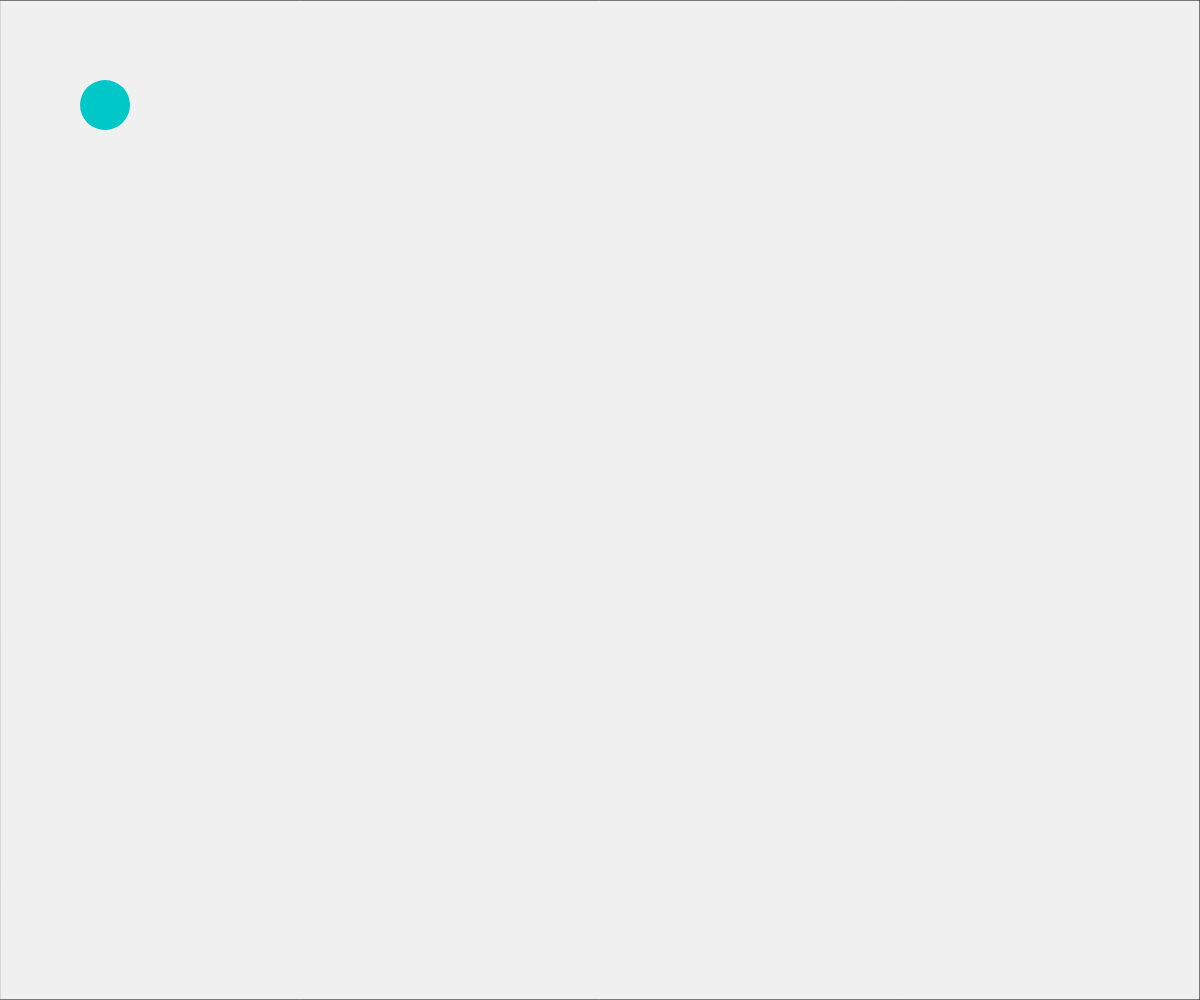
Frame 1 (no input)
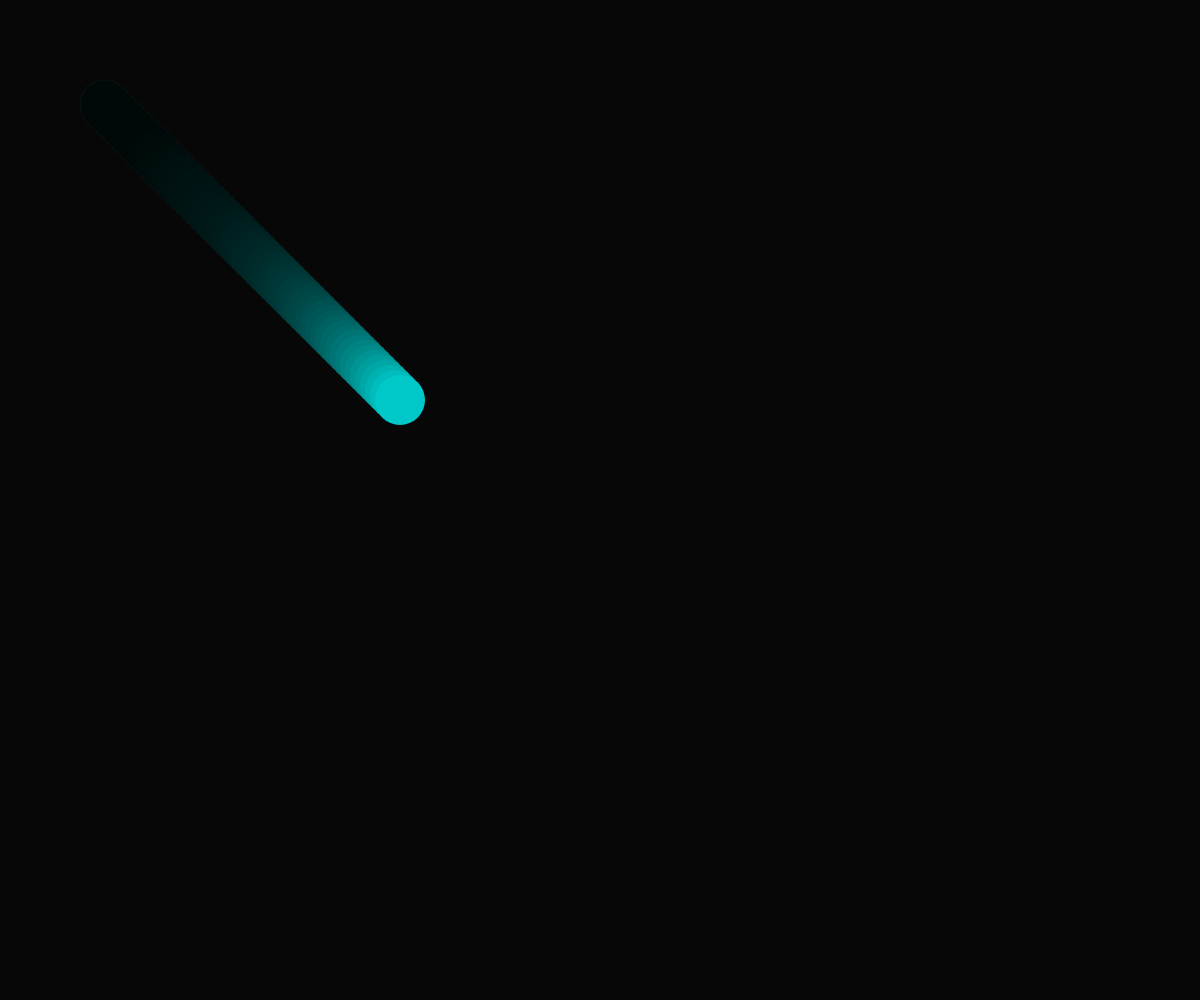
Frame 60 (no input)
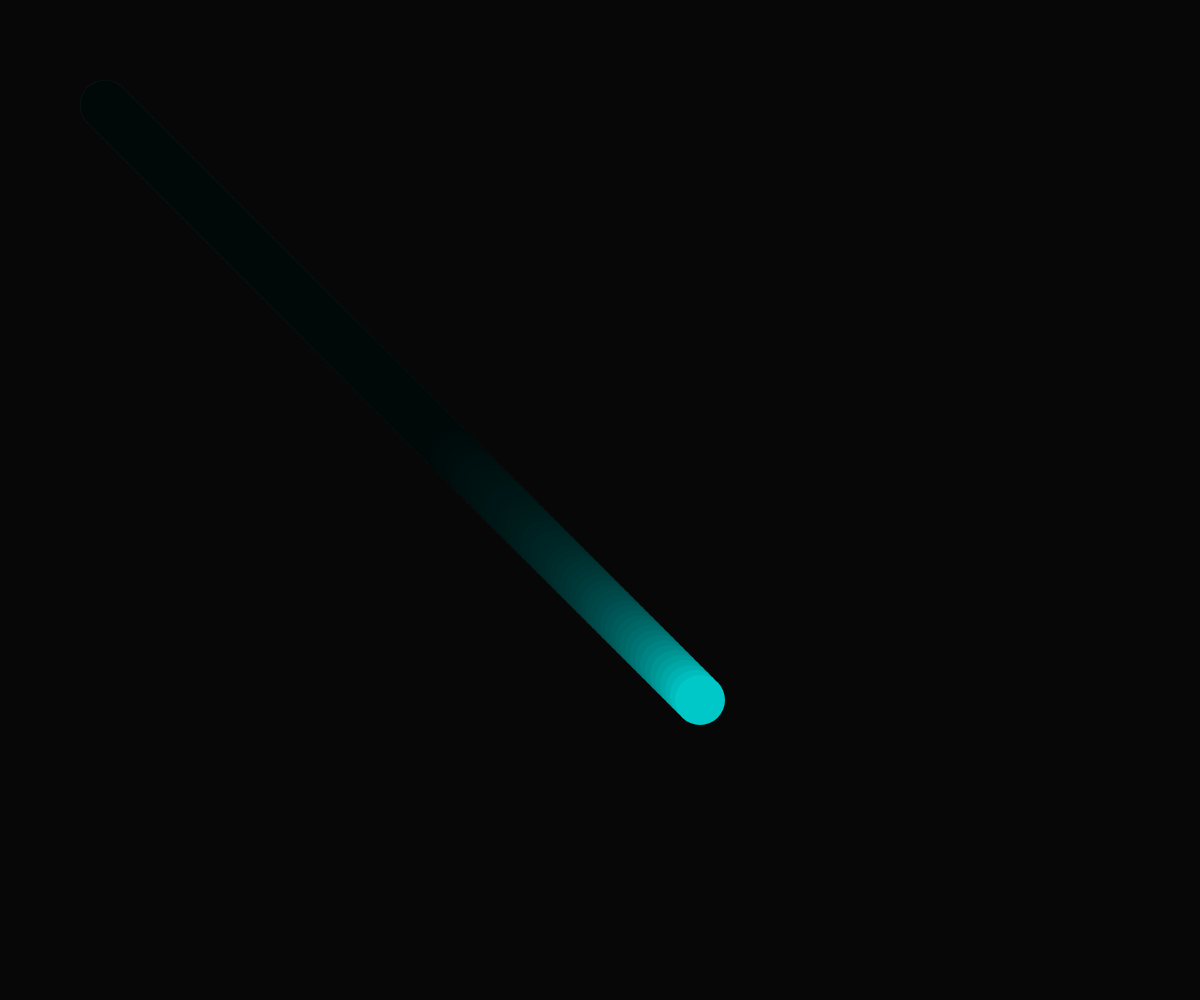
Frame 120 (the mouse pressed at the canvas centre since frame 60)

The p5.js sketch that drew these frames (run headless with seeded random() and noise() and a simulated clock; from frame 60 on, the mouse is pressed at the canvas centre):

// p5.js sketch
// ── sketch.js
// ------------------------------------------------- //
// 05/02/2018
// Evan MacHale - N00150552
// Interactive Graphics Module Year 3
// The Nature of Code by Daniel Shiffman
// Vectors // 1.0 Intro // Part b.
// Simple moving ellipse using 'createVector' function
// http://natureofcode.com/book/chapter-1-vectors/
// ------------------------------------------------- //
// We have location vectors -> describe position
// Plus, velocity vectors -> describe where we want to go
// Declaring our vectors
var position;
var velocity;

function setup() {
  createCanvas(windowWidth,windowHeight);
  // Defining our vectors
  // 'createVector()' is built-in function that creates new vector storage
  // We're only using two dimensions for the moment -> createVector([x],[y],[z])
  // We use createVector to simplify our code
  // Also provides a set of functions we can call on these vectors for common mathematical operations
  // https://p5js.org/reference/#/p5/createVector
  // A vector is an entity that has both magnitude and direction.
  position = createVector(100,100);
  velocity = createVector(5,5);
}

function draw() {
  // Ellipse fade effect, same as before
  fill(0,15);
  rect(0,0,width,height);
  // If something is moving, it changes location
  // Speed relates to location
  position.x = position.x + velocity.x;
  position.y = position.y + velocity.y;
  // Check boundaries
  if ((position.x > width) || (position.x < 0)) {
    velocity.x = velocity.x * -1;
  }
  if ((position.y > height) || (position.y < 0)) {
    velocity.y = velocity.y * -1;
  }
  // Draw ellipse w/ changing location values
  noStroke();
  fill(0,200,200);
  ellipse(position.x,position.y,50,50);
}
